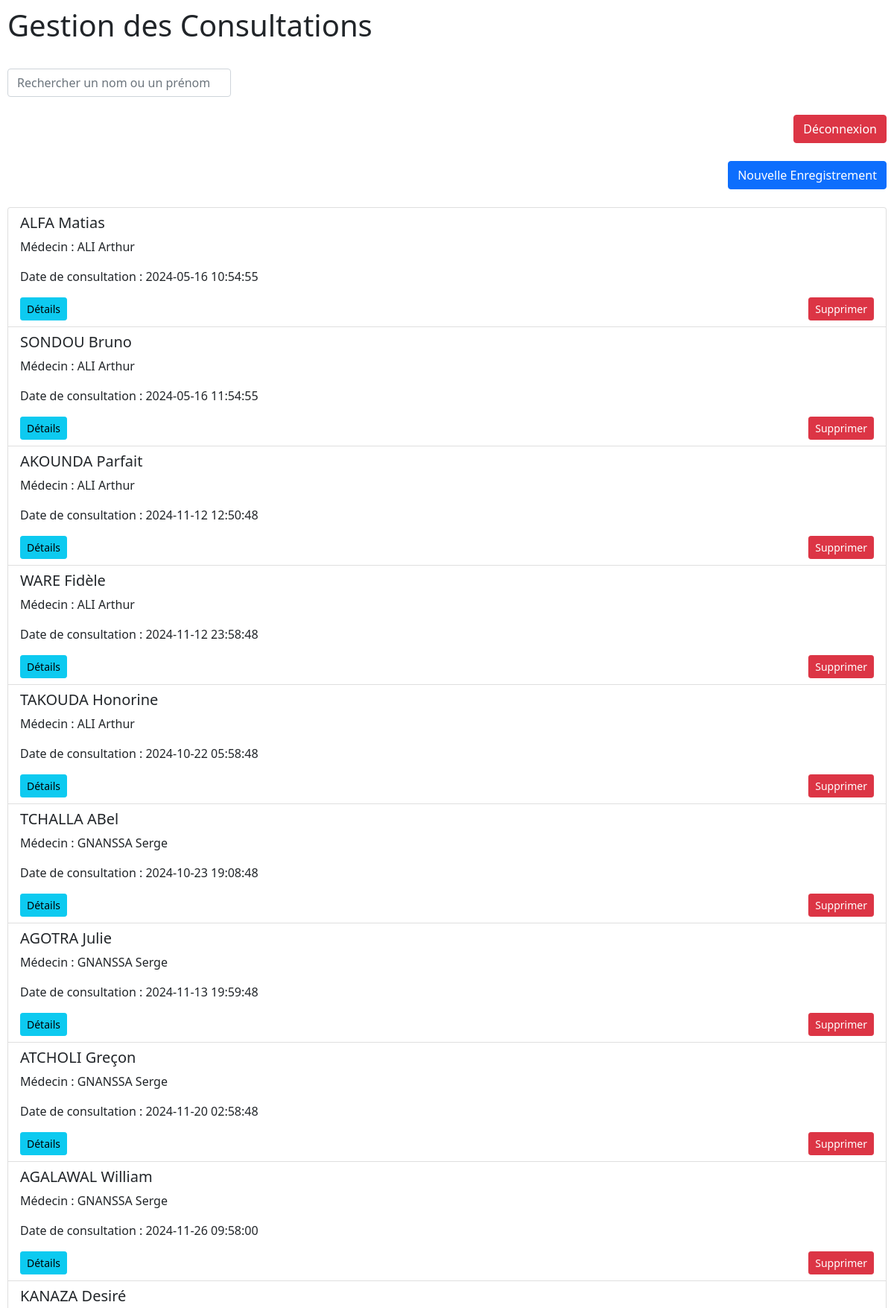
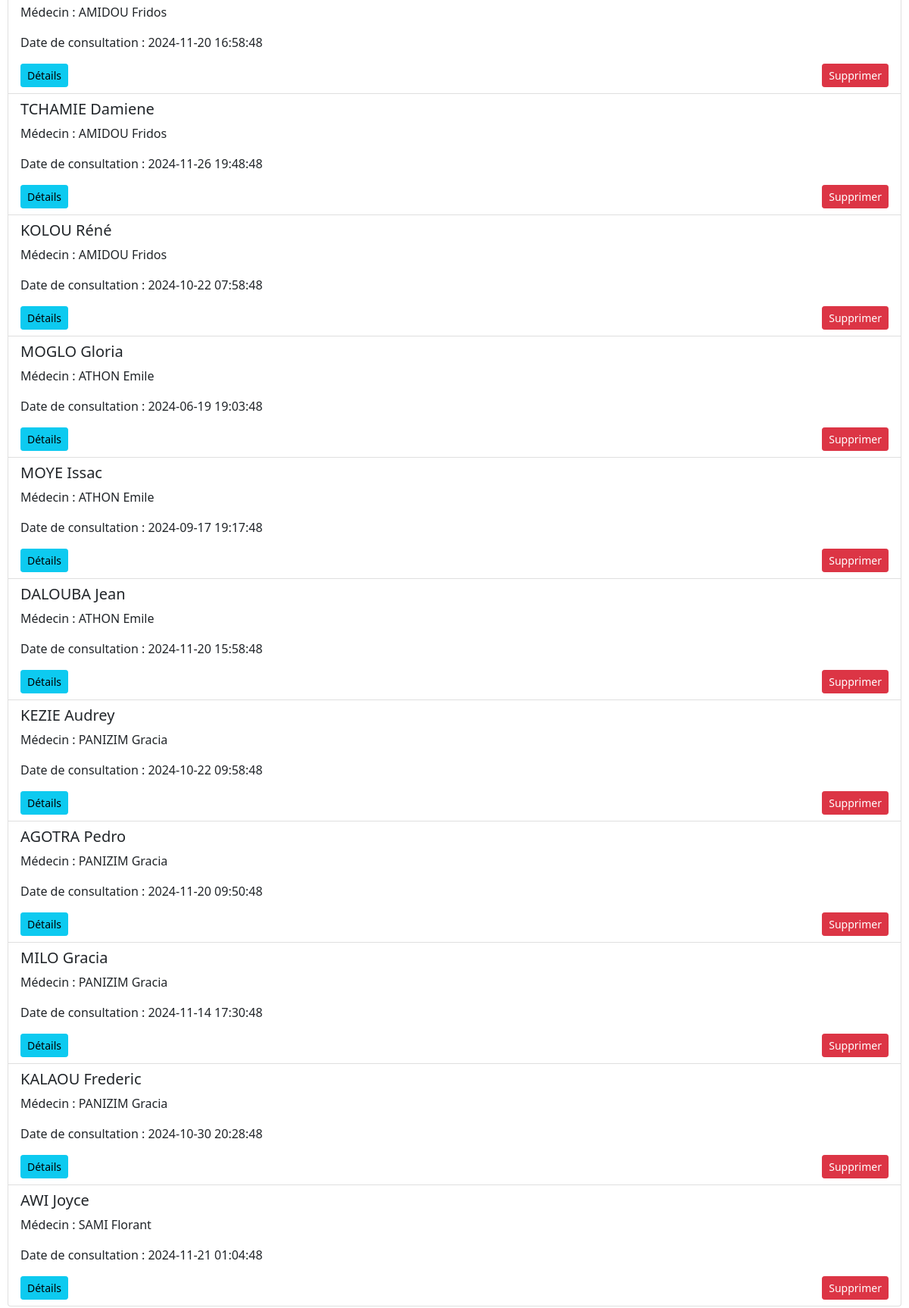
The page /accueil.php (signed in, upper part) on the database its author committed (2 pictures, top to bottom).
### tables this page shows
CREATE TABLE IF NOT EXISTS `consultations` (
  `id_consultation` int NOT NULL AUTO_INCREMENT,
  `date_consultation` datetime DEFAULT NULL,
  `id_patient` int DEFAULT NULL,
  `id_medecin` int DEFAULT NULL,
  `probleme` text NOT NULL,
  `solution` text NOT NULL,
  PRIMARY KEY (`id_consultation`),
  KEY `id_patient` (`id_patient`),
  KEY `id_medecin` (`id_medecin`)
);

CREATE TABLE IF NOT EXISTS `patients` (
  `id_patient` int NOT NULL AUTO_INCREMENT,
  `nom` varchar(100) DEFAULT NULL,
  `prenom` varchar(100) DEFAULT NULL,
  `taille` int DEFAULT NULL,
  `poids` int DEFAULT NULL,
  `age` int DEFAULT NULL,
  `photo` varchar(255) DEFAULT NULL,
  `email` text NOT NULL,
  PRIMARY KEY (`id_patient`)
);

CREATE TABLE IF NOT EXISTS `medecins` (
  `id_medecin` int NOT NULL AUTO_INCREMENT,
  `nom` varchar(100) DEFAULT NULL,
  `prenom` varchar(100) DEFAULT NULL,
  `email` text NOT NULL,
  PRIMARY KEY (`id_medecin`)
);

### accueil.php (the view, shortened to what this page needs)
<?php
require_once('connectdb.php');
$query = "SELECT c.id_consultation AS id_consultation, c.date_consultation, p.nom AS patient_nom, p.prenom AS patient_prenom, p.email AS patient_email,
                m.nom AS medecin_nom, m.prenom AS medecin_prenom
          FROM consultations c
          JOIN patients p ON c.id_patient = p.id_patient
          JOIN medecins m ON c.id_medecin = m.id_medecin";
try {
    $stmt = $pdo->prepare($query);
    $stmt->execute();
    $consultations = $stmt->fetchAll(PDO::FETCH_ASSOC);
} catch (PDOException $e) {
    echo "Erreur : " . $e->getMessage();
    exit;
}
?>
<!DOCTYPE html>
<html lang="fr">
<head>
    <link href="https://cdn.jsdelivr.net/npm/bootstrap@5.1.3/dist/css/bootstrap.min.css" rel="stylesheet">
    <link rel="stylesheet" href="https://cdnjs.cloudflare.com/ajax/libs/font-awesome/6.4.0/css/all.min.css">
</head>
<body>
    <h1 class="mb-4">Gestion des Consultations</h1>
    <div class="mb-4 position-sticky search-bar-container" style="top: 0; z-index: 10; background-color: white; padding-top: 10px;">
        <input type="text" id="searchInput" class="form-control" placeholder="Rechercher un nom ou un prénom">
    </div>
    <div class="d-flex justify-content-end mb-4">
        <a href="deconnexion.php" class="btn btn-danger">Déconnexion</a>
    </div>
    <?php if ($_SESSION['role'] == "admin"){ ?>
        <div class="d-flex justify-content-end mb-4">
            <a href="enre.php" class="btn btn-primary">Nouvelle Enregistrement</a>
        </div>
    <?php } ?>
        <div class="list-group" id="consultationList">
            <?php foreach ($consultations as $consultation): ?>
                <div class="list-group-item consultation-item" id="consultation_<?php echo $consultation['id_consultation']; ?>">
                    <h5><?php echo htmlspecialchars($consultation['patient_nom'] . " " . $consultation['patient_prenom']); ?></h5>
                    <p>Médecin : <?php echo htmlspecialchars($consultation['medecin_nom'] . " " . $consultation['medecin_prenom']); ?></p>
                    <p>Date de consultation : <?php echo htmlspecialchars($consultation['date_consultation']); ?></p>
                    <?php if ($_SESSION['role'] == "admin"){ ?>
                        <div class="d-flex justify-content-between">
                            <button class="btn btn-info btn-sm" onclick="showDetails(<?php echo $consultation['id_consultation']; ?>, this)">Détails</button>
                    <?php }elseif ($_SESSION['role'] == "user" && $_SESSION['email'] == $consultation['patient_email']){ ?>
                        <div class="d-flex justify-content-between">
                            <button class="btn btn-info btn-sm" onclick="showDetails(<?php echo $consultation['id_consultation']; ?>, this)">Détails</button>
                        </div>
                    <?php } ?>
                    <?php if ($_SESSION['role'] == "admin"){ ?>
                            <button class="btn btn-danger btn-sm" onclick="deleteConsultation(<?php echo $consultation['id_consultation']; ?>)">Supprimer</button>
                        </div>
                    <?php } ?>
                </div>
            <?php endforeach; ?>
        </div>
</body>
</html>

### accueil.php (style rules this page uses)
body { position: relative; padding: 10px; padding-bottom: 60px; }
.search-bar-container { width: 300px; }

### rows shown on the page
consultations: id_patient.prenom "ALFA Matias", id_medecin.prenom "ALI Arthur", date_consultation "2024-05-16 10:54:55"
consultations: id_patient.prenom "SONDOU Bruno", id_medecin.prenom "ALI Arthur", date_consultation "2024-05-16 11:54:55"
consultations: id_patient.prenom "AKOUNDA Parfait", id_medecin.prenom "ALI Arthur", date_consultation "2024-11-12 12:50:48"
consultations: id_patient.prenom "WARE Fidèle", id_medecin.prenom "ALI Arthur", date_consultation "2024-11-12 23:58:48"
consultations: id_patient.prenom "TAKOUDA Honorine", id_medecin.prenom "ALI Arthur", date_consultation "2024-10-22 05:58:48"
consultations: id_patient.prenom "TCHALLA ABel", id_medecin.prenom "GNANSSA Serge", date_consultation "2024-10-23 19:08:48"
consultations: id_patient.prenom "AGOTRA Julie", id_medecin.prenom "GNANSSA Serge", date_consultation "2024-11-13 19:59:48"
consultations: id_patient.prenom "ATCHOLI Greçon", id_medecin.prenom "GNANSSA Serge", date_consultation "2024-11-20 02:58:48"
consultations: id_patient.prenom "AGALAWAL William", id_medecin.prenom "GNANSSA Serge", date_consultation "2024-11-26 09:58:00"
consultations: id_patient.prenom "KANAZA Desiré", id_medecin.prenom "AMIDOU Fridos", date_consultation "2024-11-20 16:58:48"
consultations: id_patient.prenom "TCHAMIE Damiene", id_medecin.prenom "AMIDOU Fridos", date_consultation "2024-11-26 19:48:48"
consultations: id_patient.prenom "KOLOU Réné", id_medecin.prenom "AMIDOU Fridos", date_consultation "2024-10-22 07:58:48"
consultations: id_patient.prenom "MOGLO Gloria", id_medecin.prenom "ATHON Emile", date_consultation "2024-06-19 19:03:48"
consultations: id_patient.prenom "MOYE Issac", id_medecin.prenom "ATHON Emile", date_consultation "2024-09-17 19:17:48"
consultations: id_patient.prenom "DALOUBA Jean", id_medecin.prenom "ATHON Emile", date_consultation "2024-11-20 15:58:48"
consultations: id_patient.prenom "KEZIE Audrey", id_medecin.prenom "PANIZIM Gracia", date_consultation "2024-10-22 09:58:48"
consultations: id_patient.prenom "AGOTRA Pedro", id_medecin.prenom "PANIZIM Gracia", date_consultation "2024-11-20 09:50:48"
consultations: id_patient.prenom "MILO Gracia", id_medecin.prenom "PANIZIM Gracia", date_consultation "2024-11-14 17:30:48"
consultations: id_patient.prenom "KALAOU Frederic", id_medecin.prenom "PANIZIM Gracia", date_consultation "2024-10-30 20:28:48"
consultations: id_patient.prenom "AWI Joyce", id_medecin.prenom "SAMI Florant", date_consultation "2024-11-21 01:04:48"
